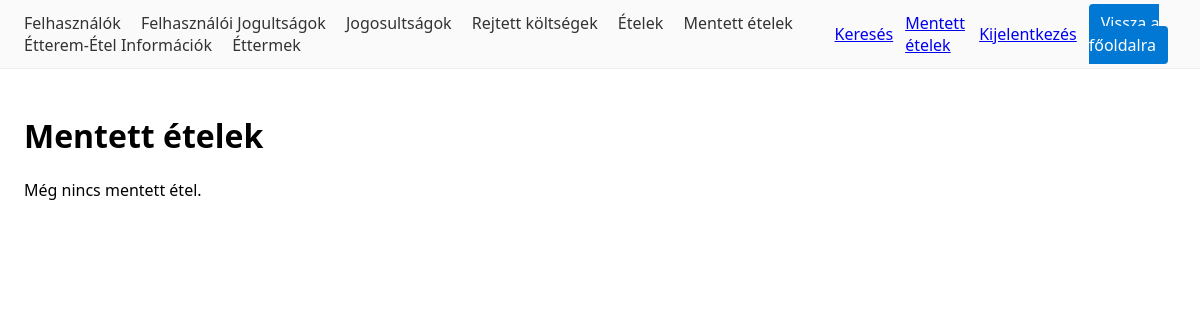
/mentett-etelek/ (signed in), run on an earlier commit of the app's database.
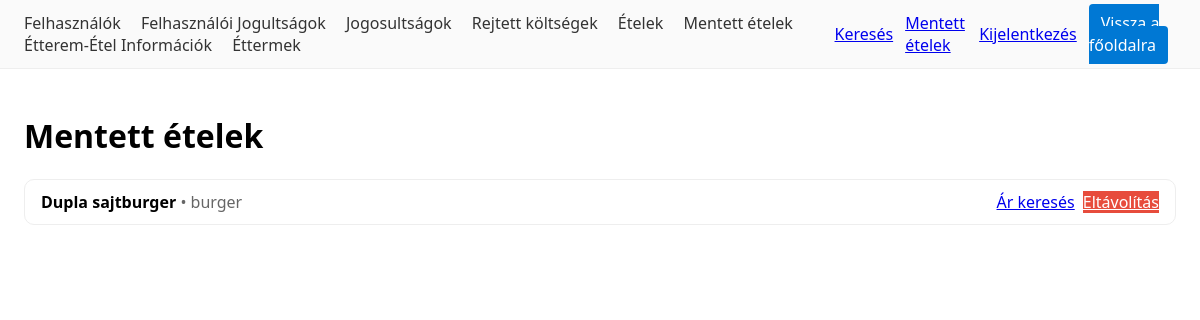
And on a later commit of the database.
### compare/models.py (models this page shows, shortened)
class Mentes(models.Model):
    felhasznalo = models.ForeignKey("users.Felhasznalo", on_delete=models.CASCADE, related_name="mentesek", verbose_name="Felhasználó")
    etel = models.ForeignKey("catalog.Etel", on_delete=models.CASCADE, related_name="mentesek", verbose_name="Étel")
    letrehozva = models.DateTimeField("Létrehozva", auto_now_add=True)
    class Meta:
        verbose_name="Mentés"; verbose_name_plural="Mentések"
        unique_together=("felhasznalo","etel")
        ordering=["-letrehozva"]

### catalog/models.py (models this page shows, shortened)
class Etel(models.Model):
    nev = models.CharField(max_length=150)
    leiras = models.TextField(blank=True)
    kategoria = models.CharField(max_length=50, blank=True)
    kep_url = models.URLField(blank=True)

### compare/views.py (the view)
# urls.py: path("mentett-etelek/", views.SavedFoodsView.as_view(), name="saved_foods"),
@method_decorator(login_required, name="dispatch")
class SavedFoodsView(ListView):
    template_name = "compare/saved_foods.html"
    context_object_name = "saved"
    def get_queryset(self):
        qs = Mentes.objects.select_related("etel")
        if self.request.user.is_staff:
            return qs.order_by("-letrehozva")
        return qs.filter(felhasznalo=self.request.user).order_by("-letrehozva")

### templates/compare/saved_foods.html
{% extends "_base.html" %}
{% block content %}
<h1>Mentett ételek</h1>
{% if saved %}
  <ul style="list-style:none; padding:0; display:flex; flex-direction:column; gap:.6rem;">
    {% for m in saved %}
      <li style="border:1px solid #eee; border-radius:10px; padding:.7rem 1rem; display:flex; justify-content:space-between; align-items:center;">
        <div>
          <b>{{ m.etel.nev }}</b>
          {% if m.etel.kategoria %}<span style="color:#666;"> • {{ m.etel.kategoria }}</span>{% endif %}
        </div>
        <div style="display:flex; gap:.5rem;">
          <a class="btn" href="{% url 'compare:offers_for_etel' m.etel.id %}">Ár keresés</a>
          {% if request.user.is_staff and m.felhasznalo != request.user %}
            <a class="btn" style="background:#e74c3c; color:#fff;" href="{% url 'compare:mentes_delete' m.pk %}">Eltávolítás</a>
          {% else %}
            <a class="btn" style="background:#e74c3c; color:#fff;" href="{% url 'compare:toggle_save' m.etel.id %}?next={% url 'compare:saved_foods' %}">Eltávolítás</a>
          {% endif %}
        </div>
      </li>
    {% endfor %}
  </ul>
{% else %}
  <p>Még nincs mentett étel.</p>
{% endif %}
{% endblock %}

What changed in the data, as far as the page shows it:
added Mentes: etel.nev "Dupla sajtburger", etel.kategoria "burger", shows "Eltávolítás"
Also different on the page:
text no longer shown: "Még nincs mentett étel."
